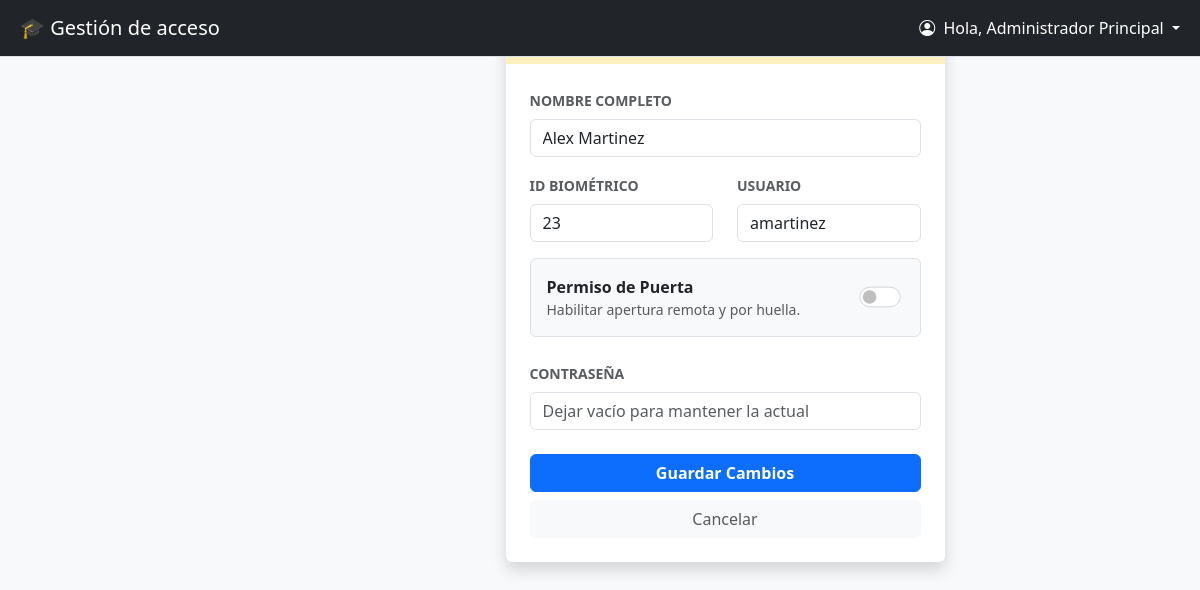
The page /editar_docente/24 (signed in) on the database its author committed.
### tables this page shows
CREATE TABLE usuarios (
            id INTEGER PRIMARY KEY AUTOINCREMENT,
            biometric_id TEXT UNIQUE,  -- ID en el aparato (ej: "1")
            nombre TEXT NOT NULL,
            username TEXT UNIQUE NOT NULL, -- Para hacer login
            password TEXT NOT NULL,
            rol TEXT DEFAULT 'docente' -- 'admin' o 'docente'
        , acceso_puerta INTEGER DEFAULT 0);

### app.py (the view)
@app.route('/editar_docente/<int:id>')
@login_required
def editar_docente(id):
    if current_user.rol != 'admin': return redirect(url_for('login'))
    conn = bio.get_db_connection()
    docente = conn.execute("SELECT * FROM usuarios WHERE id = ?", (id,)).fetchone()
    conn.close()
    if docente:
        return render_template('editar_docente.html', docente=dict(docente))
    flash('El docente no fue encontrado.', 'warning')
    return redirect(url_for('admin_dashboard'))

### app.py (called while the page is built)
@login_manager.user_loader
def load_user(user_id):
    conn = bio.get_db_connection()
    u = conn.execute("SELECT * FROM usuarios WHERE id = ?", (user_id,)).fetchone()
    conn.close()
    if u:
        acceso = u['acceso_puerta'] if 'acceso_puerta' in u.keys() else 0
        return User(id=u['id'], username=u['username'], rol=u['rol'],
                    nombre=u['nombre'], bio_id=u['biometric_id'], acceso_puerta=acceso)
    return None

### biometrico_driver.py (called while the page is built)
def get_db_connection():
    conn = sqlite3.connect(config.DB_NAME, check_same_thread=False)
    conn.row_factory = sqlite3.Row
    return conn

### templates/editar_docente.html (shortened to what this page needs)
{% extends "base.html" %}
{% block content %}
<div class="row justify-content-center">
    <div class="col-md-6">
        <div class="card shadow border-0">
            <div class="card-header bg-warning bg-opacity-25 text-dark fw-bold border-bottom-0">
            </div>
            <div class="card-body p-4">
                <form action="{{ url_for('actualizar_docente') }}" method="POST">
                    <div class="mb-3">
                        <label class="form-label text-muted small fw-bold">NOMBRE COMPLETO</label>
                        <input type="text" name="nombre" class="form-control" value="{{ docente.nombre }}" required>
                    </div>
                    <div class="row mb-3">
                        <div class="col-6">
                            <label class="form-label text-muted small fw-bold">ID BIOMÉTRICO</label>
                            <input type="number" name="bio_id" class="form-control" value="{{ docente.biometric_id }}" required>
                        </div>
                        <div class="col-6">
                            <label class="form-label text-muted small fw-bold">USUARIO</label>
                            <input type="text" name="username" class="form-control" value="{{ docente.username }}" required>
                        </div>
                    </div>
                    <div class="mb-4">
                        <div class="d-flex justify-content-between align-items-center p-3 border rounded bg-light">
                            <div>
                                <label class="fw-bold mb-0 text-dark" for="editPermiso">Permiso de Puerta</label>
                                <div class="small text-muted">Habilitar apertura remota y por huella.</div>
                            </div>
                            <div class="form-check form-switch">
                                <input class="form-check-input" type="checkbox" name="acceso_puerta" id="editPermiso"
                                       style="transform: scale(1.3); cursor: pointer;"
                                       {% if docente.acceso_puerta == 1 %}checked{% endif %}>
                            </div>
                        </div>
                    </div>
                    <div class="mb-4">
                        <label class="form-label text-muted small fw-bold">CONTRASEÑA</label>
                        <input type="password" name="password" class="form-control" placeholder="Dejar vacío para mantener la actual">
                    </div>
                    <div class="d-grid gap-2">
                        <button type="submit" class="btn btn-primary fw-bold">Guardar Cambios</button>
                        <a href="{{ url_for('admin_dashboard') }}" class="btn btn-light text-muted">Cancelar</a>
                    </div>
                </form>
            </div>
        </div>
    </div>
</div>
{% endblock %}

### templates/base.html (shortened to what this page needs)
<!DOCTYPE html>
<html lang="es">
<head>
    <link href="https://cdn.jsdelivr.net/npm/bootstrap@5.3.0/dist/css/bootstrap.min.css" rel="stylesheet">
    <link rel="stylesheet" href="https://cdn.jsdelivr.net/npm/bootstrap-icons@1.10.5/font/bootstrap-icons.css">
</head>
<body>
    <div class="d-flex" id="wrapper">
        <div id="page-content-wrapper" class="w-100">
            <nav class="navbar navbar-expand-lg navbar-dark bg-dark border-bottom fixed-top">
                <div class="container-fluid">
                    <a class="navbar-brand ms-2" href="#">🎓 Gestión de acceso</a>
                    <div class="collapse navbar-collapse">
                        <ul class="navbar-nav ms-auto">
                            {% if current_user.is_authenticated %}
                            <li class="nav-item dropdown">
                                <a class="nav-link dropdown-toggle text-white" href="#" role="button" data-bs-toggle="dropdown" aria-expanded="false">
                                    <i class="bi bi-person-circle me-1"></i> Hola, {{ current_user.nombre }}
                                </a>
                            </li>
                            {% endif %}
                        </ul>
                    </div>
                </div>
            </nav>
            <div class="main-content p-4">
                {% block content %}{% endblock %}
            </div>
        </div>
    </div>
</body>
</html>

### templates/base.html (style rules this page uses)
body { background-color: #f8f9fa; transition: margin-left .3s; }
.main-content { padding-top: 70px; margin-left: 250px; transition: margin-left .3s; }

### rows shown on the page
usuarios: nombre "Administrador Principal"
usuarios: nombre "Alex Martinez", bio_id "23", username "amartinez"
